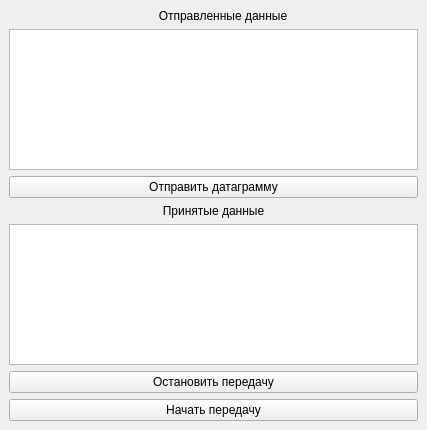
<?xml version="1.0" encoding="UTF-8"?>
<ui version="4.0">
 <class>MainWindow</class>
 <widget class="QMainWindow" name="MainWindow">
  <property name="geometry">
   <rect>
    <x>0</x>
    <y>0</y>
    <width>427</width>
    <height>430</height>
   </rect>
  </property>
  <property name="windowTitle">
   <string>MainWindow</string>
  </property>
  <widget class="QWidget" name="centralwidget">
   <layout class="QVBoxLayout" name="verticalLayout">
    <item>
     <widget class="QLabel" name="lb_sendDate">
      <property name="text">
       <string>                                             Отправленные данные</string>
      </property>
     </widget>
    </item>
    <item>
     <widget class="QTextEdit" name="te_sendDate"/>
    </item>
    <item>
     <widget class="QPushButton" name="pb_sendDate">
      <property name="text">
       <string>Отправить датаграмму</string>
      </property>
     </widget>
    </item>
    <item>
     <widget class="QLabel" name="lb_receiveData">
      <property name="text">
       <string>Принятые данные</string>
      </property>
      <property name="alignment">
       <set>Qt::AlignCenter</set>
      </property>
     </widget>
    </item>
    <item>
     <widget class="QTextEdit" name="te_result"/>
    </item>
    <item>
     <widget class="QPushButton" name="pb_stop">
      <property name="text">
       <string>Остановить передачу</string>
      </property>
     </widget>
    </item>
    <item>
     <widget class="QPushButton" name="pb_start">
      <property name="text">
       <string>Начать передачу</string>
      </property>
     </widget>
    </item>
   </layout>
  </widget>
 </widget>
 <resources/>
 <connections/>
</ui>
